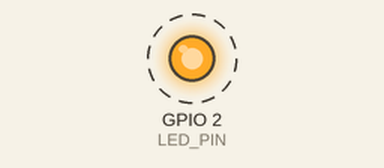
Recording of a sketch running on a simulated ESP32. Parts: output pins drawn as LEDs (lit = HIGH). Dashed ring = blinking. What the sketch prints to the serial monitor is not drawn.

Above: at 0.12 s.
Timing chart, 0 to 3.0 s (numbered marks = the images above):
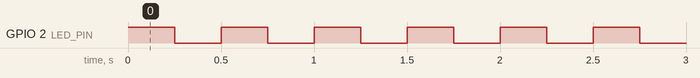

The sketch:

rtos-example.ino
```cpp
#define LED_PIN 2

TaskHandle_t taskBlink1Handle, taskBlink2Handle;

void setup() {
  pinMode(LED_PIN, OUTPUT);

  Serial.begin(9600);

  xTaskCreate(

    blink1,            // Function name of the task
    "Blink 1",         // Name of the task (e.g. for debugging)
    2048,              // Stack size (bytes)
    NULL,              // Parameter to pass
    1,                 // Task priority
    &taskBlink1Handle  // Task handle
  );
  xTaskCreate(
    blink2,            // Function name of the task
    "Blink 2",         // Name of the task (e.g. for debugging)
    2048,              // Stack size (bytes)
    NULL,              // Parameter to pass
    1,                 // Task priority
    &taskBlink2Handle  // Task handle
  );
}
void blink1(void *parameter) {
  while (1) {
    digitalWrite(LED_PIN, HIGH);
    delay(250);
    digitalWrite(LED_PIN, LOW);
    delay(250);
  }
}
void blink2(void *parameter) {
  int count = 0;
  char buffer[50];
  constexpr int n = sizeof(buffer) / sizeof(char);

  while (1) {
    snprintf(buffer, n, "task count: %d\n", count);
    buffer[n - 1] = '\0';
    Serial.print((const char *)buffer);

    snprintf(buffer, n, "task high watermark: %d\n",
             uxTaskGetStackHighWaterMark(taskBlink2Handle));
    Serial.print((const char *)buffer);

    count++;
    delay(333);
  }
}
void loop() {
}
```

Measured:
- by itself, GPIO 2 (LED_PIN): alternates HIGH for 0.25 s and LOW for 0.25 s
